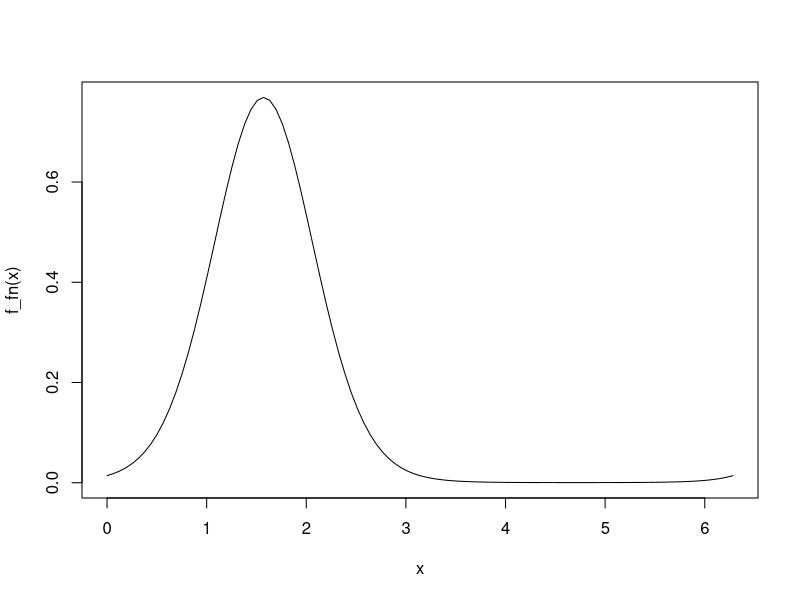
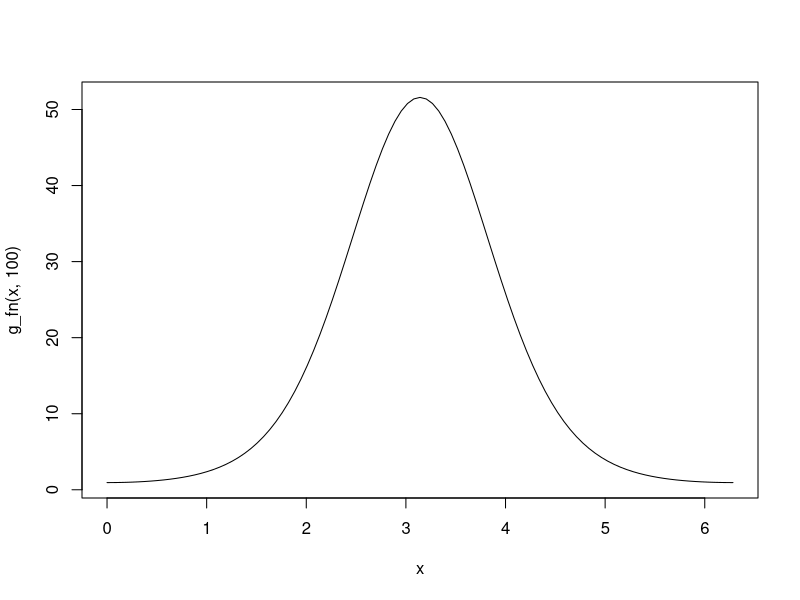
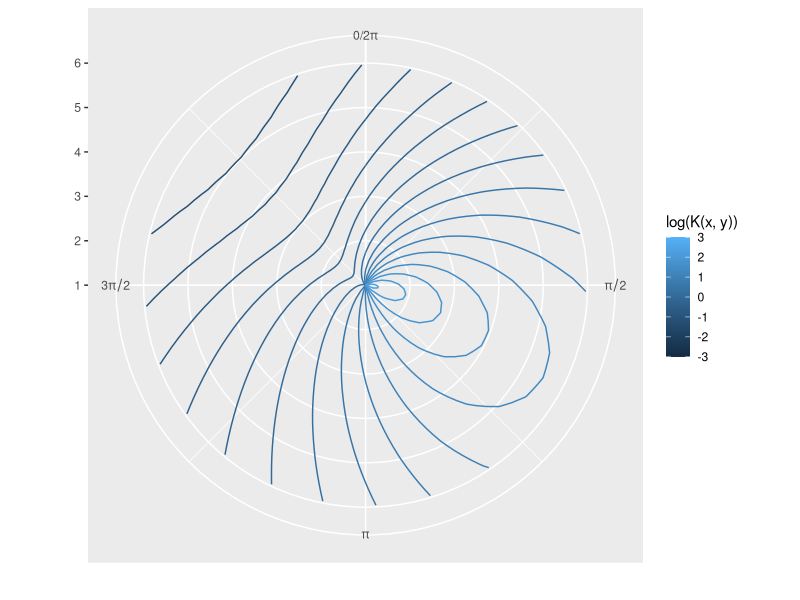

The R script that drew these images, in order: (Note: this script raises an error after producing the figures.)
library(circular)
library(tidyverse)

mu <- circular(pi/2)
nu <- circular(pi)
delta <- 4
kappa <- 2

f_fn <- function(x){
  dvonmises(circular(x), mu, delta)
}

g_fn <- function(x, g0){
  dvonmises(circular(x), nu, kappa)*g0
}


curve(f_fn, from = 0, to = 2*pi)
curve(g_fn(x, 100), from = 0, to = 2*pi)

K_fn <- function(rho, phi, g_0, b){
  f_fn(phi)*(b - 1)*(b - 2)/(g_fn(phi, g_0)^2)*((1 + rho/g_fn(phi, g_0))^(-b))
}

rho_vals <- seq(1, 10, length = 50)
phi_vals <- seq(0, 2*pi, length = 50)


z_df <- mutate(expand.grid(rho_vals, phi_vals),
            z = K_fn(Var1, Var2, 10, 4))


ggplot(z_df, aes(x = Var1, y = Var2, z = scale(log(z)))) + 
  geom_contour(binwidth = 0.25, aes(color = stat(level))) + 
  scale_y_continuous(breaks = seq(0, 2*pi, length = 5), 
                     limits = c(0, 2*pi),
                     labels = expression(0, pi/2, pi, 3*pi/2, 2*pi)
                     ) +
  xlim(c(1, 6)) + 
  scale_color_continuous(limits = c(-3, 3)) +
  labs(x = '', y = '') +
  guides(color = guide_colorbar('log(K(x, y))')) +
  coord_polar(theta = "y")

p <- 2
theta <- rvonmises(2, circular(mu), delta) %>% as.numeric()
a <- matrix(rexp(3), nrow = p, ncol = 3, byrow = T)
b <- rexp(3)
c <- rexp(3) 
gamma <- a %*% (cos(theta + c) + sin(theta + b) + 2)

curve(a %*% (cos(x + c) + sin(x + b) + 2), 0, 2*pi)
